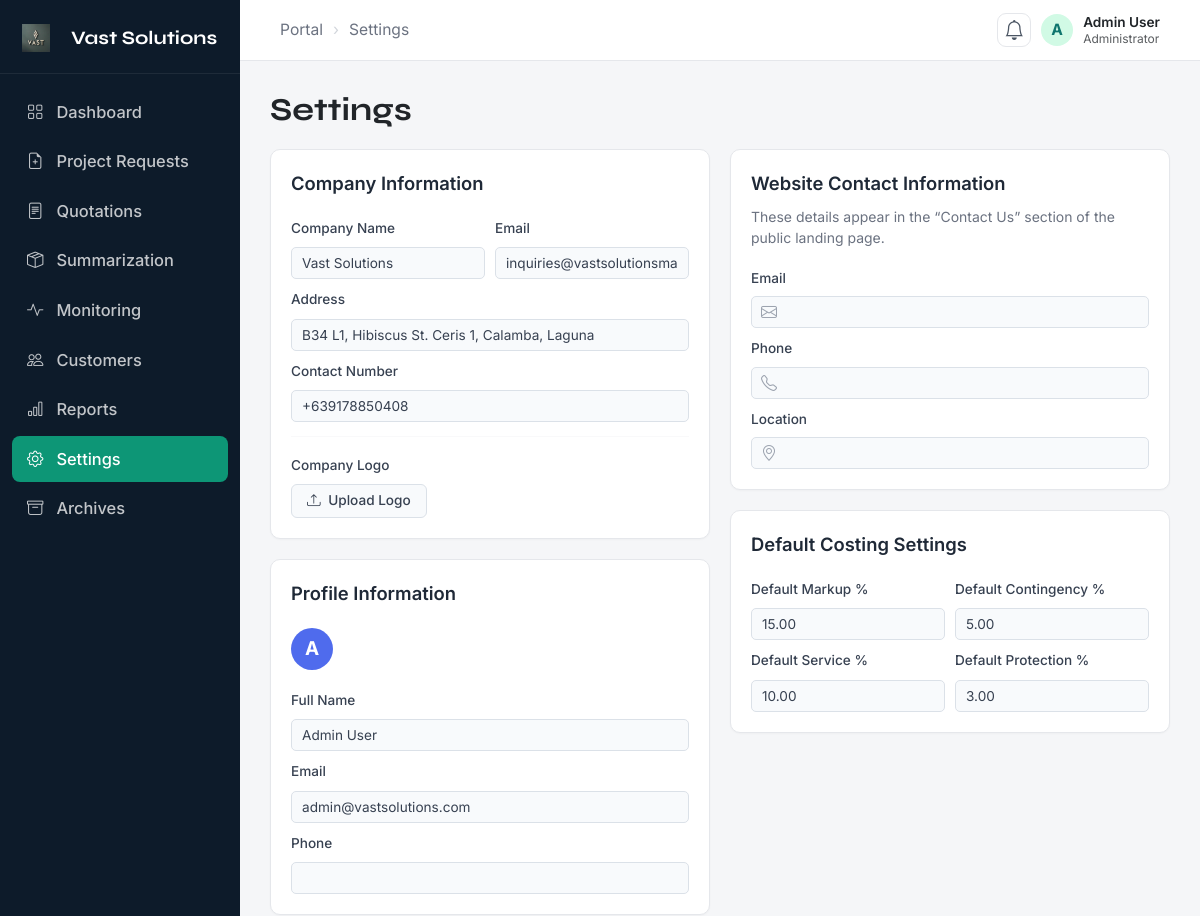
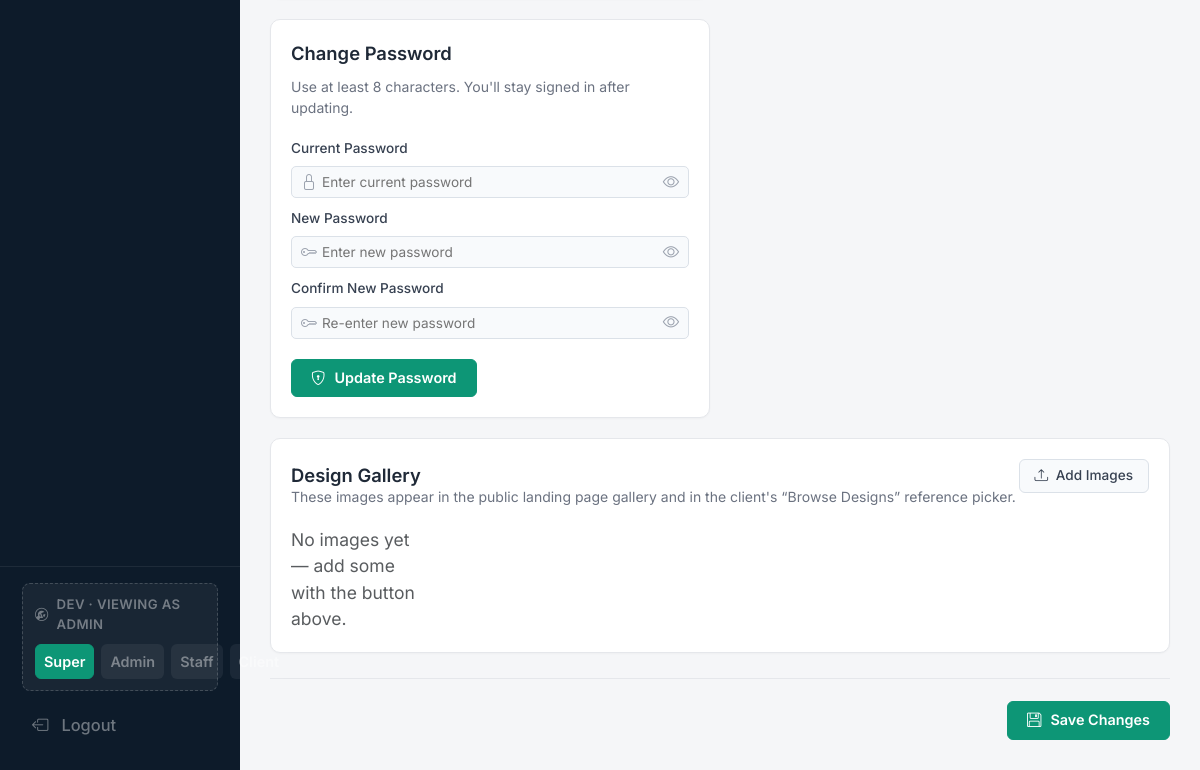
The app's page /admin/settings.php, older data (2 pictures, top to bottom).
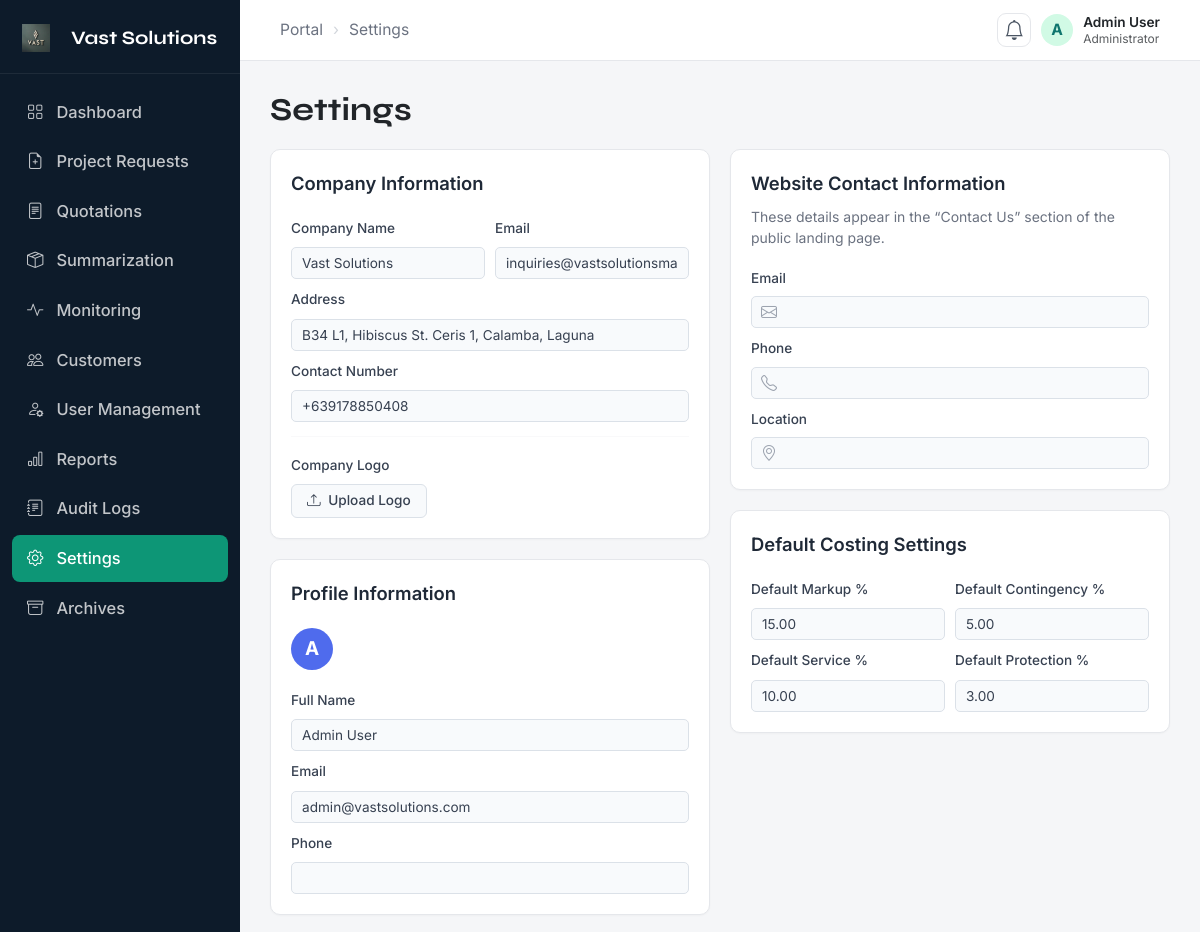
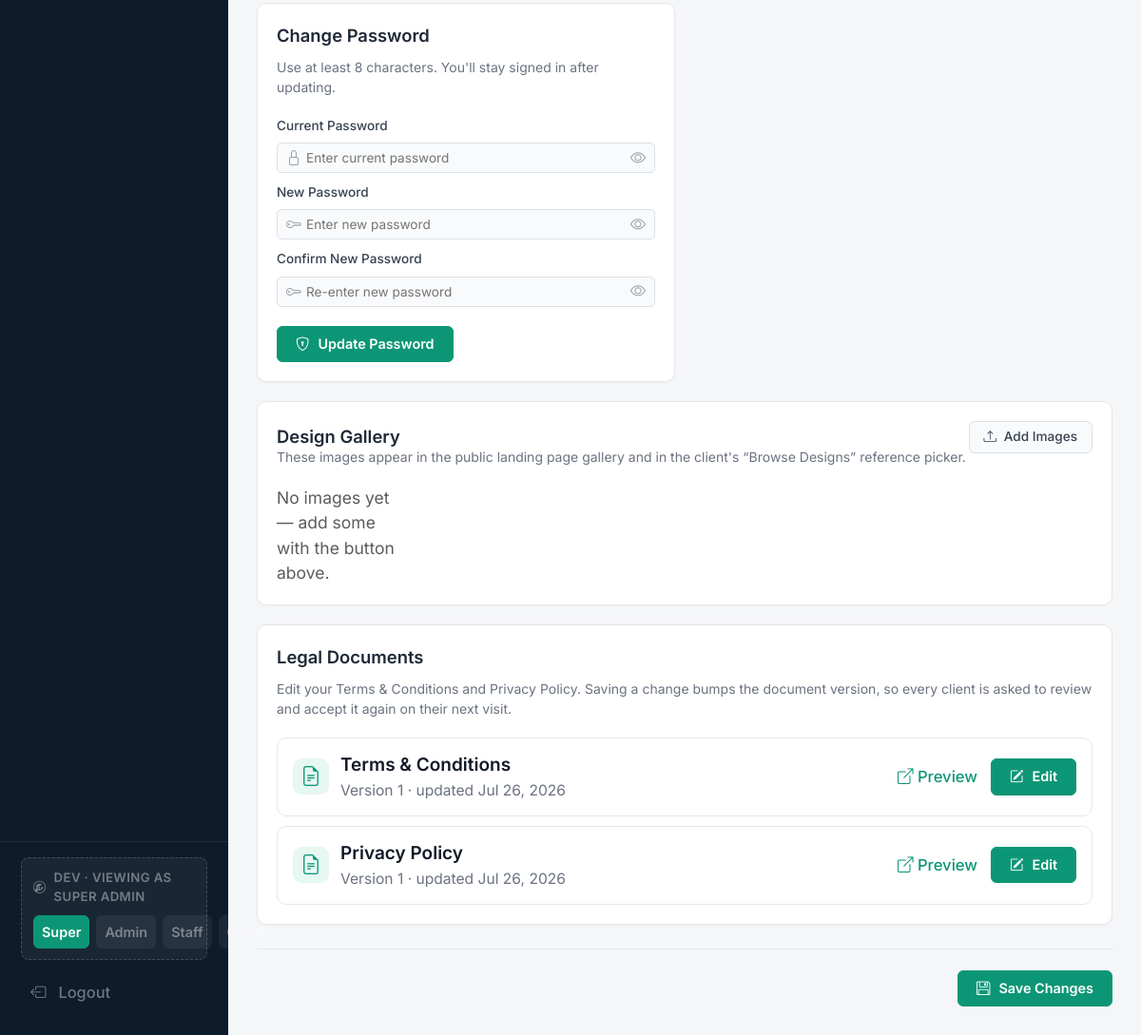
The same page, newer data (2 pictures, top to bottom).
### tables this page shows
CREATE TABLE `legal_documents` (
  `id`         INT UNSIGNED NOT NULL AUTO_INCREMENT,
  `doc_key`    ENUM('terms','privacy') NOT NULL,
  `title`      VARCHAR(150) NOT NULL,
  `body`       LONGTEXT NOT NULL,                  
  `version`    INT UNSIGNED NOT NULL DEFAULT 1,
  `updated_by` INT UNSIGNED DEFAULT NULL,
  `updated_at` DATETIME NOT NULL DEFAULT CURRENT_TIMESTAMP ON UPDATE CURRENT_TIMESTAMP,
  PRIMARY KEY (`id`),
  UNIQUE KEY `uq_legal_doc_key` (`doc_key`),
  CONSTRAINT `fk_legal_updated_by` FOREIGN KEY (`updated_by`)
    REFERENCES `users` (`id`) ON DELETE SET NULL
);

### includes/auth.php (called while the page is built, shortened)
<?php
require_once __DIR__ . '/db.php';
function current_role(): string
{
    return $_SESSION['role'] ?? '';
}
function role_pages(): array
{
    $all = BACKOFFICE_ROLES;
    $adminUp = ['Super Admin', 'Admin'];
    $superOnly = ['Super Admin'];
    return [
        'dashboard'        => $all,
        'project_requests' => $all,
        'quotations'       => $all,
        'summarization'    => $all,
        'monitoring'       => $all,
        'customers'        => $all,
        'reports'          => $adminUp,
        'settings'         => $adminUp,
        'settings_self'    => $all,
        'archive'          => $adminUp,
        'user_management'  => $superOnly,
        'audit_logs'       => $superOnly,
    ];
}
function role_can(string $pageKey, ?string $role = null): bool
{
    $role  = $role ?? current_role();
    $map   = role_pages();
    $allow = $map[$pageKey] ?? BACKOFFICE_ROLES;
    return in_array($role, $allow, true);
}

### includes/db.php (called while the page is built)
<?php
function db(): PDO
{
    static $pdo = null;
    if ($pdo instanceof PDO) {
        return $pdo;
    }
    $env = static function (string $primary, string $railway, string $default): string {
        foreach ([$primary, $railway] as $key) {
            $v = getenv($key);
            if ($v !== false && trim($v) !== '') return trim($v);
        }
        return $default;
    };
    $host = $env('DB_HOST', 'MYSQLHOST',     '127.0.0.1');
    $port = (int) $env('DB_PORT', 'MYSQLPORT', '3306');
    $name = $env('DB_NAME', 'MYSQLDATABASE', 'vast_solutions');
    $user = $env('DB_USER', 'MYSQLUSER',     'root');
    $pass = $env('DB_PASS', 'MYSQLPASSWORD', '');
    $dsn = "mysql:host={$host};port={$port};dbname={$name};charset=utf8mb4";
    $pdo = new PDO($dsn, $user, $pass, [
        PDO::ATTR_ERRMODE            => PDO::ERRMODE_EXCEPTION,
        PDO::ATTR_DEFAULT_FETCH_MODE => PDO::FETCH_ASSOC,
        PDO::ATTR_EMULATE_PREPARES   => false,
    ]);
    return $pdo;
}

### includes/legal.php (called while the page is built, shortened)
<?php
require_once __DIR__ . '/db.php';
require_once __DIR__ . '/auth.php';
function legal_docs(): array
{
    return db()->query(
        "SELECT * FROM legal_documents ORDER BY FIELD(doc_key,'terms','privacy'), doc_key"
    )->fetchAll();
}

### admin/settings.php (the view, shortened to what the changed rows need)
<?php
require_once __DIR__ . '/../includes/auth.php';
$active_page = 'settings';
require_once __DIR__ . '/../includes/legal.php';
$isSuperAdmin = (current_role() === 'Super Admin');
$legalDocs = [];
foreach (legal_docs() as $__d) { $legalDocs[$__d['doc_key']] = $__d; }
?>
<!DOCTYPE html>
<html lang="en">
<head>
    <link href="https://cdn.jsdelivr.net/npm/bootstrap@5.3.3/dist/css/bootstrap.min.css" rel="stylesheet">
    <link rel="stylesheet" href="https://cdn.jsdelivr.net/npm/bootstrap-icons@1.11.3/font/bootstrap-icons.min.css">
    <link rel="stylesheet" href="admin.css">
</head>
<body>
    <?php include 'sidebar.php'; ?>
    <div class="main">
        <div class="page-content container-fluid py-4 px-4">
            <div class="d-flex justify-content-between align-items-center mb-3 flex-wrap gap-2">
                <h1 class="page-title mb-0">Settings</h1>
            </div>
            <?php if ($isSuperAdmin): ?>
            <div class="settings-card mt-3" id="legalCard">
                <div class="settings-card-title">Legal Documents</div>
                <p class="settings-card-sub">
                    Edit your Terms &amp; Conditions and Privacy Policy. Saving a change bumps the document
                    version, so every client is asked to review and accept it again on their next visit.
                </p>
                <div class="legal-list">
                    <?php foreach (['terms' => 'Terms & Conditions', 'privacy' => 'Privacy Policy'] as $__k => $__label):
                        $__doc = $legalDocs[$__k] ?? ['title' => '', 'body' => '', 'version' => 1, 'updated_at' => null]; ?>
                    <div class="legal-row" data-key="<?= $__k ?>">
                        <div class="legal-row-main">
                            <div class="legal-row-icon"><i class="bi bi-file-earmark-text"></i></div>
                            <div>
                                <div class="legal-row-title"><?= htmlspecialchars($__label) ?></div>
                                <div class="legal-row-meta">
                                    Version <span class="legal-version"><?= (int) $__doc['version'] ?></span>
                                    · updated <span class="legal-updated"><?= htmlspecialchars($__doc['updated_at'] ? date('M d, Y', strtotime($__doc['updated_at'])) : '—') ?></span>
                                </div>
                            </div>
                        </div>
                        <div class="legal-row-actions">
                            <a href="../legal.php?doc=<?= $__k ?>" target="_blank" class="legal-preview-link">
                                <i class="bi bi-box-arrow-up-right"></i> Preview
                            </a>
                            <button type="button" class="settings-save-btn legal-edit-btn" style="width:auto;">
                                <i class="bi bi-pencil-square"></i> <span>Edit</span>
                            </button>
                        </div>
                    </div>
                    <?php endforeach; ?>
                </div>
            </div>
            <?php endif; ?>
        </div>
    </div>
</body>
</html>

### admin/sidebar.php (shortened to what the changed rows need)
<aside class="sidebar">
  <nav class="sidebar-nav">
    <?php $rc = function_exists('role_can') ? 'role_can' : fn($k) => true;  ?>
    <?php if ($rc('user_management')): ?>
    <a href="user-management.php" class="nav-item <?= $active_page === 'user_management' ? 'active' : '' ?>">
      <i class="bi bi-person-gear"></i>
      <span>User Management</span>
    </a>
    <?php endif; ?>
    <?php if ($rc('audit_logs')): ?>
    <a href="audit.php" class="nav-item <?= $active_page === 'audit_logs' ? 'active' : '' ?>">
      <i class="bi bi-journal-text"></i>
      <span>Audit Logs</span>
    </a>
    <?php endif; ?>
  </nav>
  <div class="sidebar-footer">
    <?php if (defined('DEV_MODE') && DEV_MODE && empty($_SESSION['real_login'])): $dv = $_SESSION['dev_active'] ?? 'superadmin'; ?>
    <div class="dev-switch">
      <div class="dev-switch-label">
        <i class="bi bi-wrench-adjustable-circle"></i>
        DEV · viewing as <?= htmlspecialchars($_SESSION['role'] ?? 'Super Admin') ?>
      </div>
      <div class="dev-switch-btns">
        <a href="admin-dashboard.php?dev_user=superadmin"
           class="dev-switch-btn <?= $dv === 'superadmin' ? 'active' : '' ?>">Super</a>
        <a href="admin-dashboard.php?dev_user=admin"
           class="dev-switch-btn <?= $dv === 'admin' ? 'active' : '' ?>">Admin</a>
        <a href="admin-dashboard.php?dev_user=staff"
           class="dev-switch-btn <?= $dv === 'staff' ? 'active' : '' ?>">Staff</a>
        <a href="../user-dashboard/dashboard.php?dev_user=client"
           class="dev-switch-btn <?= $dv === 'client' ? 'active' : '' ?>">Client</a>
      </div>
    </div>
    <?php endif; ?>
  </div>
</aside>

Row changes from the older to the newer data that the page shows:
added legal_documents: __label "Terms & Conditions", version "1", updated_at "Jul 26, 2026"
added legal_documents: __label "Privacy Policy", version "1", updated_at "Jul 26, 2026"
Text that changed along with them:
$_SESSION['role']: "ADMIN" → "SUPER ADMIN"
text now shown: "User Management Audit Logs Legal Documents Edit your Terms & Conditions and Privacy Policy. Saving a change bumps the document version, so every client is asked to review and accept it again on their next visit."
